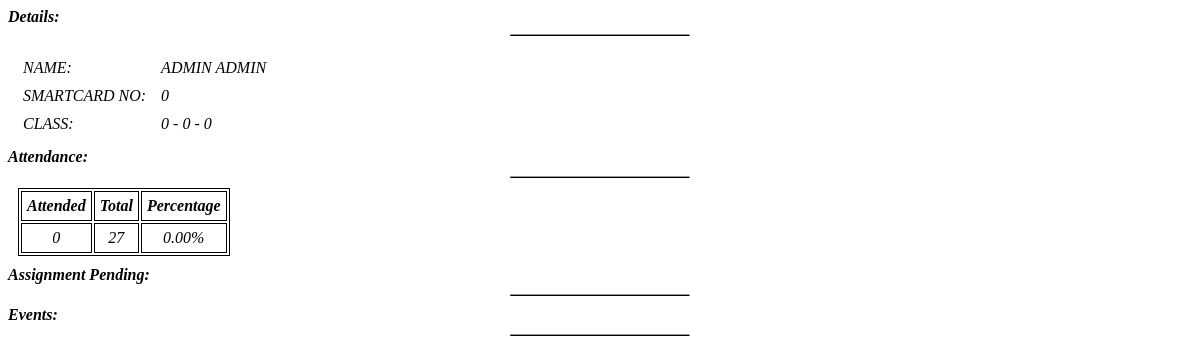
The app's page /dashboard.php (signed in) with its own data.
### tables this page shows
CREATE TABLE `profile` (
  `UserId` varchar(15) NOT NULL,
  `Fname` text NOT NULL,
  `Lname` text NOT NULL,
  `RegNo` int(5) NOT NULL,
  `Class` varchar(2) NOT NULL,
  `Division` int(1) NOT NULL,
  `RollNo` int(2) NOT NULL,
  `MobNo` bigint(10) NOT NULL,
  `Addr` varchar(50) NOT NULL,
  `Pass` varchar(32) NOT NULL DEFAULT 'sakec',
  `S1` int(2) NOT NULL DEFAULT '0',
  `S1t` int(2) NOT NULL DEFAULT '0',
  `S2` int(2) NOT NULL DEFAULT '0',
  `S2t` int(2) NOT NULL DEFAULT '0',
  `S3` int(2) NOT NULL DEFAULT '0',
  `S3t` int(2) NOT NULL DEFAULT '0',
  `S4` int(2) NOT NULL DEFAULT '0',
  `S4t` int(2) NOT NULL DEFAULT '0',
  `S5` int(2) DEFAULT '0',
  `S5t` int(2) NOT NULL DEFAULT '0',
  `Attended` int(2) AS (S1+S2+S3+S4+S5) VIRTUAL,
  `Total` int(2) AS (S1t+S2t+S3t+S4t+S5t) VIRTUAL,
  `Percent` decimal(4,2) AS ((S1+S2+S3+S4+S5)*100/(S1t+S2t+S3t+S4t+S5t)) VIRTUAL
);

### dashboard.php (the view, shortened to what this page needs)
<!DOCTYPE html>
<html lang="en">
<head>
	<link rel="stylesheet" href="Addons/dashboard.css">
	<link rel="stylesheet" href="">
</head>
<body>
	<?php
		$user = 'student';
		$pass = 'sakec';
		$db = 'students';
		$conn = new mysqli('localhost', $user, $pass, $db) or die("Unable to connect to server".$db);
		$get_all = "select * from profile where UserId=\"".$_SESSION['name']."\"";
		$data = mysqli_query($conn, $get_all) or die("No records found.");
		$row = mysqli_fetch_assoc($data);
		echo'<div class="container">
                <div class="details">
                    <p>Details:<p>
                    <hr>
                    <ul class="left">
                    <li>Name: </li>
                    <li>smartcard no:</li>
                    <li>class:</li>
                    </ul>
				    <ul class="right">
				    <li>'.$row["Fname"].' '.$row["Lname"].'</li>
				    <li>'.$row["UserId"].'</li>
				    <li>'.$row["Class"].' - '.$row["Division"].' - '.$row["RollNo"].'</li>
                    </ul>
                </div>
                <div class="attendance">
                    <p>Attendance:</p>
                    <hr>
                    <table class="tattendance">
                    <tr>
                    <th>Attended</th>
                    <th>Total</th>
                    <th>Percentage</th>
                    </tr>
                    <tr>
                    <td>'.$row["Attended"].'</td>
                    <td>'.$row["Total"].'</td>';
                    if ($row["Total"]!=0) {
                        echo '<td>'.$row["Percent"].'%</td>
                    ';
                    }
                    else {
                        echo '<td>0%</td>';
                    }
                    echo '
                    </tr>
                    </table>
                </div>
                <div class="notification">
                    <p>Assignment Pending:</p>
                    <hr>
                    <p></p>
                </div>
                <div class="events">
                    <p>Events:</p>
                    <hr>
                    <p></p>
                </div>
            </div>';
	?>
</body>
</html>

### Addons/dashboard.css (style rules this page uses)
.details,.notification { background-color: rgba(255,255,255,0.5); color:black; text-align:left; width:100%; }
.details ul { padding:10px; list-style-type: none; margin-top: 0px; margin-bottom: 0px; }
.details ul li { font-family:serif; padding:5px; text-transform: uppercase; font-style: oblique; }
.details p { margin-top:0; margin-bottom:0; padding:10 0 0 10; font-family:cursive; font-style: italic; font-weight: bold }
hr { border-bottom: 1px solid black; width:15%; }
.left { float:left; }
.attendance,.events { padding:0 0 10 0; background-color: rgba(255,255,255,0.7); color:black; text-align:left; width:100%; }
.tattendance { border: 1px solid black; margin:10px; text-align: center; }
.attendance p,.notification p,.events p { margin-top:0; margin-bottom:10px ; padding:10 0 0 10; font-family:cursive; font-style: italic; font-weight: bold }
.tattendance tr th, .tattendance tr td { border: 1px solid black; font-family:serif; font-style: oblique; padding:5px; }
.events { padding:0; }

### records on screen
profile: Fname "ADMIN", Lname "ADMIN", UserId "0", Class "0", Division "0", RollNo "0", Attended "0", Total "27", Percent "0.00"
